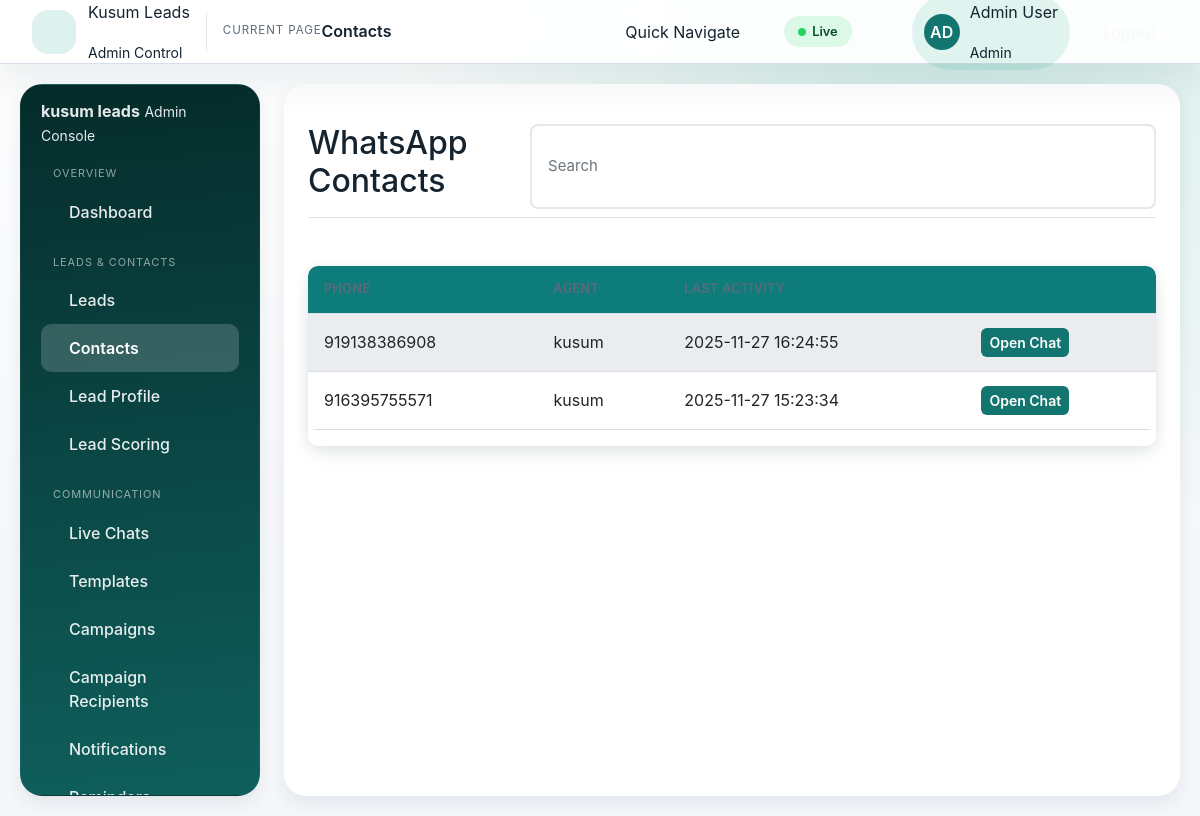
The app's page /php/admin/contacts.php (signed in) with its own data.
### tables this page shows
CREATE TABLE `whatsapp_conversations` (
  `id` int(11) NOT NULL,
  `phone_number` varchar(20) NOT NULL,
  `lead_id` int(11) DEFAULT NULL,
  `assigned_agent_id` int(11) DEFAULT NULL,
  `status` enum('open','closed') DEFAULT 'open',
  `last_message_at` timestamp NULL DEFAULT NULL,
  `created_at` timestamp NULL DEFAULT current_timestamp(),
  `updated_at` timestamp NULL DEFAULT current_timestamp() ON UPDATE current_timestamp(),
  `contact_name` varchar(150) DEFAULT NULL,
  `last_incoming_at` timestamp NULL DEFAULT NULL,
  `unread_count` int(11) DEFAULT 0,
  `first_message_at` timestamp NULL DEFAULT NULL,
  `phone_number_id` varchar(50) DEFAULT NULL,
  `quality_score` int(11) DEFAULT NULL,
  `meta_contact_id` varchar(100) DEFAULT NULL,
  `intervened` tinyint(1) DEFAULT 0,
  `intervened_by` int(11) DEFAULT NULL,
  `intervened_at` timestamp NULL DEFAULT NULL
);

CREATE TABLE `users` (
  `id` int(11) NOT NULL,
  `name` varchar(100) NOT NULL,
  `email` varchar(150) NOT NULL,
  `phone` varchar(20) DEFAULT NULL,
  `password_hash` varchar(255) NOT NULL,
  `role` enum('admin','agent') NOT NULL DEFAULT 'agent',
  `active` tinyint(1) DEFAULT 1,
  `created_at` timestamp NULL DEFAULT current_timestamp(),
  `updated_at` timestamp NULL DEFAULT current_timestamp() ON UPDATE current_timestamp(),
  `onesignal_player_id` varchar(255) DEFAULT NULL,
  `is_online` tinyint(1) DEFAULT 1
);

### php/admin/contacts.php (the view, shortened to what this page needs)
<?php
$db = getDB();
$rows = $db->query('SELECT wc.id, wc.phone_number, wc.assigned_agent_id, u.name AS agent_name, wc.last_message_at FROM whatsapp_conversations wc LEFT JOIN users u ON wc.assigned_agent_id = u.id ORDER BY wc.last_message_at DESC')->fetchAll();
?>
<!DOCTYPE html>
<html lang="en"><head><meta charset="UTF-8"><meta name="viewport" content="width=device-width, initial-scale=1.0"><title>Contacts</title><link href="https://cdn.jsdelivr.net/npm/bootstrap@5.1.3/dist/css/bootstrap.min.css" rel="stylesheet">
    <link href="css/global.css?v=<?= APP_ASSET_VERSION ?>" rel="stylesheet">
    <link href="css/admin.css?v=<?= APP_ASSET_VERSION ?>" rel="stylesheet">
</head>
<body>
<?php include 'navbar.php'; ?>
<div class="container-fluid"><div class="row"><?php include 'sidebar.php'; ?>
<main class="col-md-10 ms-sm-auto px-md-4">
<div class="pt-3 pb-2 mb-3 border-bottom d-flex justify-content-between"><h1 class="h2">WhatsApp Contacts</h1><input id="search" class="form-control" placeholder="Search"></div>
<div class="card"><div class="table-responsive"><table class="table table-striped"><thead><tr><th>Phone</th><th>Agent</th><th>Last Activity</th><th></th></tr></thead><tbody id="tbody">
<?php foreach ($rows as $r): ?>
<tr><td><?= htmlspecialchars($r['phone_number']) ?></td><td><?= htmlspecialchars($r['agent_name'] ?? 'Unassigned') ?></td><td><?= htmlspecialchars($r['last_message_at'] ?? '') ?></td><td><a class="btn btn-sm btn-primary" href="whatsapp_conversations.php?id=<?= (int)$r['id'] ?>">Open Chat</a></td></tr>
<?php endforeach; ?>
</tbody></table></div></div>
</main></div></div>
</body></html>

### php/admin/css/global.css (style rules this page uses)
:root { --brand-900: #052c2b; --brand-800: #0a3f3d; --brand-700: #0f5f5c; --brand-600: #12756f; --brand-500: #12a087; --brand-400: #1fc8a3; --accent-gold: #f2c94c; --accent-rose: #f472b6; --accent-lime: #bef264; --surface-0: #ffffff; --surface-25: #fbfdfc; --surface-50: #f5f7fb; --surface-100: #ecf1f5; --surface-200: #dfe6ee; --border-soft: #d7dee9; --text-primary: #15232f; --text-muted: #5c6b7c; --radius-xs: 6px; --radius-sm: 10px; --radius-md: 16px; --radius-lg: 22px; --shadow-sm: 0 8px 18px rgba(5, 44, 43, 0.08); --shadow-md: 0 18px 30px rgba(5, 44, 43, 0.12); --shadow-lg: 0 28px 56px rgba(5, 44, 43, 0.16); --shadow-soft: 0 2px 12px rgba(20, 83, 99, 0.08); --transition: 220ms cubic-bezier(.4, 0, .2, 1); --sidebar-width: 268px; --sidebar-compact-width: 84px; --navbar-height: 64px; --space-1: 4px; --space-2: 8px; --space-3: 12px; --space-4: 16px; --space-5: 20px; --space-6: 24px; --space-7: 32px; --space-8: 40px; }
*, *::before, *::after { box-sizing: border-box; }
body { margin: 0; min-height: 100vh; background: var(--surface-50); color: var(--text-primary); font-family: -apple-system, BlinkMacSystemFont, "Segoe UI", Roboto, Oxygen, Ubuntu, Cantarell, "Helvetica Neue", Arial, sans-serif; -webkit-font-smoothing: antialiased; -moz-osx-font-smoothing: grayscale; }
body.admin-shell { background: radial-gradient(circle at 80% 0%, rgba(18, 160, 135, 0.2), transparent 45%), linear-gradient(180deg, rgba(255, 255, 255, 0.92), transparent 70%), var(--surface-50); }
a { text-decoration: none; color: inherit; }
.page-wrapper { flex: 1; background: var(--surface-0); border-radius: var(--radius-lg); box-shadow: var(--shadow-sm); padding: var(--space-7); min-height: calc(100vh - var(--navbar-height) - var(--space-6)); display: flex; flex-direction: column; width: 100%; }
.page-content table { width: 100%; border-collapse: separate; border-spacing: 0; }
.page-content table th { text-transform: uppercase; font-size: 0.78rem; letter-spacing: 0.04em; color: var(--text-muted); }
.page-content table thead { background: var(--surface-100); }
.page-content table td, .page-content table th { padding: 14px 16px; border-bottom: 1px solid var(--border-soft); }
.form-control, .form-select { min-height: 44px; }
@media (max-width: 1400px) { :root { --sidebar-width: 240px; } }
@media (max-width: 1200px) { .page-wrapper { padding: var(--space-6); } }

### php/admin/css/admin.css (style rules this page uses)
.card { border: none; border-radius: var(--radius-md); box-shadow: var(--shadow-sm); transition: transform var(--transition), box-shadow var(--transition); background: var(--surface-0); }
.btn { border-radius: var(--radius-xs); font-weight: 600; transition: var(--transition); border: none; }
.btn-primary { background: var(--brand-600); }
.form-control, .form-select { border-radius: var(--radius-xs); border: 1px solid var(--border-soft); padding: 0.75rem 0.9rem; transition: border-color var(--transition), box-shadow var(--transition); }
.table th { border-top: none; font-weight: 600; color: var(--text-primary); background: var(--surface-100); }
.table-responsive { border-radius: var(--radius-sm); background: var(--surface-0); box-shadow: var(--shadow-soft); }
.table { border-radius: 8px; overflow: hidden; }
.table th { background: #0e7c7b; color: white; font-weight: 600; text-transform: uppercase; font-size: 13px; letter-spacing: 0.5px; border: none; padding: 14px 16px; }
.table td { padding: 14px 16px; vertical-align: middle; }
.table-striped tbody tr:nth-of-type(odd) { background: #f8f9fa; }
.form-control, .form-select { border-radius: 8px; border: 2px solid #e5e7eb; padding: 10px 16px; font-size: 15px; transition: all 0.3s ease; }
.card, .table-responsive { animation: slideInUp 0.5s ease; }

### records on screen
whatsapp_conversations: phone_number "919138386908", users.name "kusum", last_message_at "2025-11-27 16:24:55"
whatsapp_conversations: phone_number "916395755571", users.name "kusum", last_message_at "2025-11-27 15:23:34"

### other values on screen
$pageTitle "Contacts"
$initials "AD"
$userName "Admin User"
$userRole "Admin"
